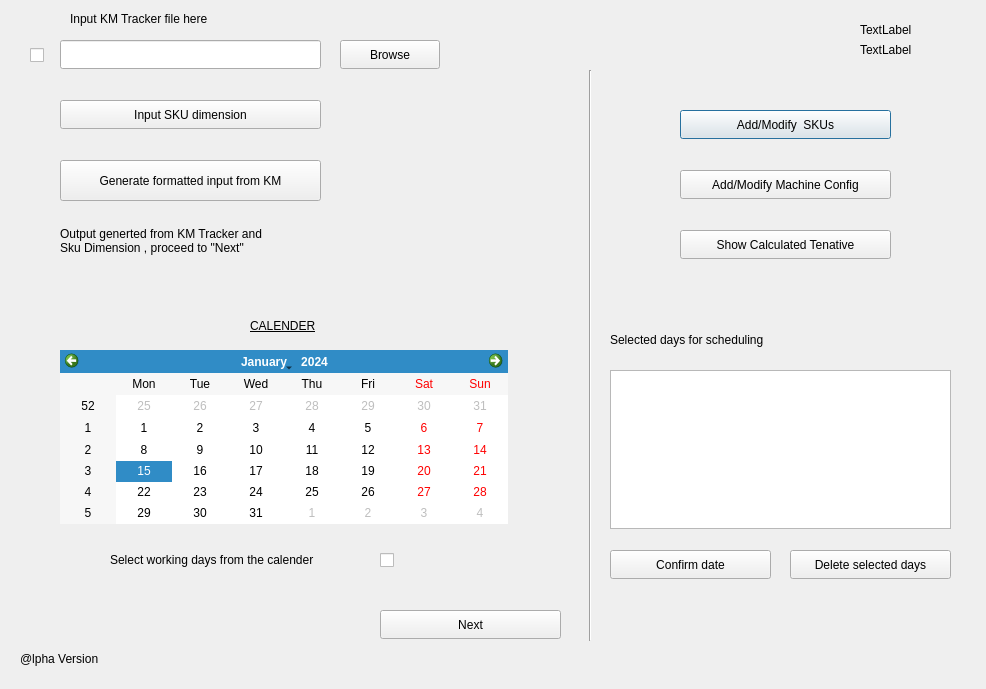
<?xml version="1.0" encoding="UTF-8"?>
<ui version="4.0">
 <class>Scheduler</class>
 <widget class="QDialog" name="Scheduler">
  <property name="geometry">
   <rect>
    <x>0</x>
    <y>0</y>
    <width>986</width>
    <height>689</height>
   </rect>
  </property>
  <property name="windowTitle">
   <string>Scheduler Application for PULP</string>
  </property>
  <property name="windowIcon">
   <iconset>
    <normaloff>../../.designer/backup/icon.png</normaloff>../../.designer/backup/icon.png</iconset>
  </property>
  <widget class="QPushButton" name="modify_sku">
   <property name="geometry">
    <rect>
     <x>680</x>
     <y>110</y>
     <width>211</width>
     <height>29</height>
    </rect>
   </property>
   <property name="styleSheet">
    <string notr="true">font: 9pt &quot;MS Shell Dlg 2&quot;;</string>
   </property>
   <property name="text">
    <string>Add/Modify  SKUs</string>
   </property>
  </widget>
  <widget class="Line" name="line">
   <property name="geometry">
    <rect>
     <x>580</x>
     <y>70</y>
     <width>20</width>
     <height>571</height>
    </rect>
   </property>
   <property name="orientation">
    <enum>Qt::Vertical</enum>
   </property>
  </widget>
  <widget class="QLineEdit" name="path">
   <property name="geometry">
    <rect>
     <x>60</x>
     <y>40</y>
     <width>261</width>
     <height>29</height>
    </rect>
   </property>
   <property name="styleSheet">
    <string notr="true">color: rgb(0, 0, 0);</string>
   </property>
  </widget>
  <widget class="QPushButton" name="Browse">
   <property name="geometry">
    <rect>
     <x>340</x>
     <y>40</y>
     <width>100</width>
     <height>29</height>
    </rect>
   </property>
   <property name="styleSheet">
    <string notr="true">selection-color: rgb(0, 0, 255);
font: 9pt &quot;MS Shell Dlg 2&quot;;</string>
   </property>
   <property name="text">
    <string>Browse</string>
   </property>
  </widget>
  <widget class="QPushButton" name="modify_machine">
   <property name="geometry">
    <rect>
     <x>680</x>
     <y>170</y>
     <width>211</width>
     <height>29</height>
    </rect>
   </property>
   <property name="styleSheet">
    <string notr="true">font: 9pt &quot;MS Shell Dlg 2&quot;;</string>
   </property>
   <property name="text">
    <string>Add/Modify Machine Config</string>
   </property>
  </widget>
  <widget class="QPushButton" name="next">
   <property name="geometry">
    <rect>
     <x>380</x>
     <y>610</y>
     <width>181</width>
     <height>29</height>
    </rect>
   </property>
   <property name="styleSheet">
    <string notr="true">font: 9pt &quot;MS Shell Dlg 2&quot;;
font: 75 9pt &quot;MS Shell Dlg 2&quot;;</string>
   </property>
   <property name="text">
    <string>Next</string>
   </property>
  </widget>
  <widget class="QCalendarWidget" name="calendarWidget">
   <property name="geometry">
    <rect>
     <x>60</x>
     <y>350</y>
     <width>448</width>
     <height>174</height>
    </rect>
   </property>
  </widget>
  <widget class="QLabel" name="label">
   <property name="geometry">
    <rect>
     <x>110</x>
     <y>550</y>
     <width>261</width>
     <height>20</height>
    </rect>
   </property>
   <property name="text">
    <string>Select working days from the calender</string>
   </property>
  </widget>
  <widget class="QLabel" name="date">
   <property name="geometry">
    <rect>
     <x>860</x>
     <y>20</y>
     <width>141</width>
     <height>20</height>
    </rect>
   </property>
   <property name="text">
    <string>TextLabel</string>
   </property>
  </widget>
  <widget class="QLabel" name="day">
   <property name="geometry">
    <rect>
     <x>860</x>
     <y>40</y>
     <width>141</width>
     <height>20</height>
    </rect>
   </property>
   <property name="text">
    <string>TextLabel</string>
   </property>
  </widget>
  <widget class="QCheckBox" name="browse_check">
   <property name="geometry">
    <rect>
     <x>30</x>
     <y>40</y>
     <width>21</width>
     <height>31</height>
    </rect>
   </property>
   <property name="text">
    <string/>
   </property>
  </widget>
  <widget class="QCheckBox" name="browse_check_2">
   <property name="geometry">
    <rect>
     <x>380</x>
     <y>550</y>
     <width>96</width>
     <height>20</height>
    </rect>
   </property>
   <property name="text">
    <string/>
   </property>
  </widget>
  <widget class="QPushButton" name="confirm_date">
   <property name="geometry">
    <rect>
     <x>610</x>
     <y>550</y>
     <width>161</width>
     <height>29</height>
    </rect>
   </property>
   <property name="styleSheet">
    <string notr="true">font: 9pt &quot;MS Shell Dlg 2&quot;;</string>
   </property>
   <property name="text">
    <string>Confirm date</string>
   </property>
  </widget>
  <widget class="QLabel" name="label_2">
   <property name="geometry">
    <rect>
     <x>610</x>
     <y>330</y>
     <width>201</width>
     <height>20</height>
    </rect>
   </property>
   <property name="text">
    <string>Selected days for scheduling</string>
   </property>
  </widget>
  <widget class="QListWidget" name="datelistview">
   <property name="geometry">
    <rect>
     <x>610</x>
     <y>370</y>
     <width>341</width>
     <height>159</height>
    </rect>
   </property>
  </widget>
  <widget class="QPushButton" name="datedeletebutton">
   <property name="geometry">
    <rect>
     <x>790</x>
     <y>550</y>
     <width>161</width>
     <height>29</height>
    </rect>
   </property>
   <property name="styleSheet">
    <string notr="true">font: 9pt &quot;MS Shell Dlg 2&quot;;</string>
   </property>
   <property name="text">
    <string>Delete selected days</string>
   </property>
  </widget>
  <widget class="QLabel" name="label_3">
   <property name="geometry">
    <rect>
     <x>20</x>
     <y>650</y>
     <width>111</width>
     <height>17</height>
    </rect>
   </property>
   <property name="text">
    <string>@lpha Version</string>
   </property>
  </widget>
  <widget class="QLabel" name="label_4">
   <property name="geometry">
    <rect>
     <x>70</x>
     <y>10</y>
     <width>281</width>
     <height>17</height>
    </rect>
   </property>
   <property name="text">
    <string>Input KM Tracker file here </string>
   </property>
  </widget>
  <widget class="QPushButton" name="inputskudimension">
   <property name="geometry">
    <rect>
     <x>60</x>
     <y>100</y>
     <width>261</width>
     <height>29</height>
    </rect>
   </property>
   <property name="styleSheet">
    <string notr="true">font: 9pt &quot;MS Shell Dlg 2&quot;;</string>
   </property>
   <property name="text">
    <string>Input SKU dimension</string>
   </property>
  </widget>
  <widget class="QPushButton" name="get_sku_format">
   <property name="geometry">
    <rect>
     <x>60</x>
     <y>160</y>
     <width>261</width>
     <height>41</height>
    </rect>
   </property>
   <property name="styleSheet">
    <string notr="true">font: 75 9pt &quot;MS Shell Dlg 2&quot;;</string>
   </property>
   <property name="text">
    <string>Generate formatted input from KM</string>
   </property>
  </widget>
  <widget class="QLabel" name="proceedtonexttext">
   <property name="geometry">
    <rect>
     <x>60</x>
     <y>220</y>
     <width>311</width>
     <height>41</height>
    </rect>
   </property>
   <property name="text">
    <string>Output generted from KM Tracker and 
Sku Dimension , proceed to &quot;Next&quot; </string>
   </property>
  </widget>
  <widget class="QLabel" name="label_5">
   <property name="geometry">
    <rect>
     <x>250</x>
     <y>310</y>
     <width>121</width>
     <height>31</height>
    </rect>
   </property>
   <property name="styleSheet">
    <string notr="true">font: 75 12pt &quot;Roboto&quot;;
text-decoration: underline;</string>
   </property>
   <property name="text">
    <string>CALENDER</string>
   </property>
  </widget>
  <widget class="QPushButton" name="show_calc_ten">
   <property name="geometry">
    <rect>
     <x>680</x>
     <y>230</y>
     <width>211</width>
     <height>29</height>
    </rect>
   </property>
   <property name="styleSheet">
    <string notr="true">font: 9pt &quot;MS Shell Dlg 2&quot;;</string>
   </property>
   <property name="text">
    <string>Show Calculated Tenative</string>
   </property>
  </widget>
 </widget>
 <resources/>
 <connections/>
</ui>
